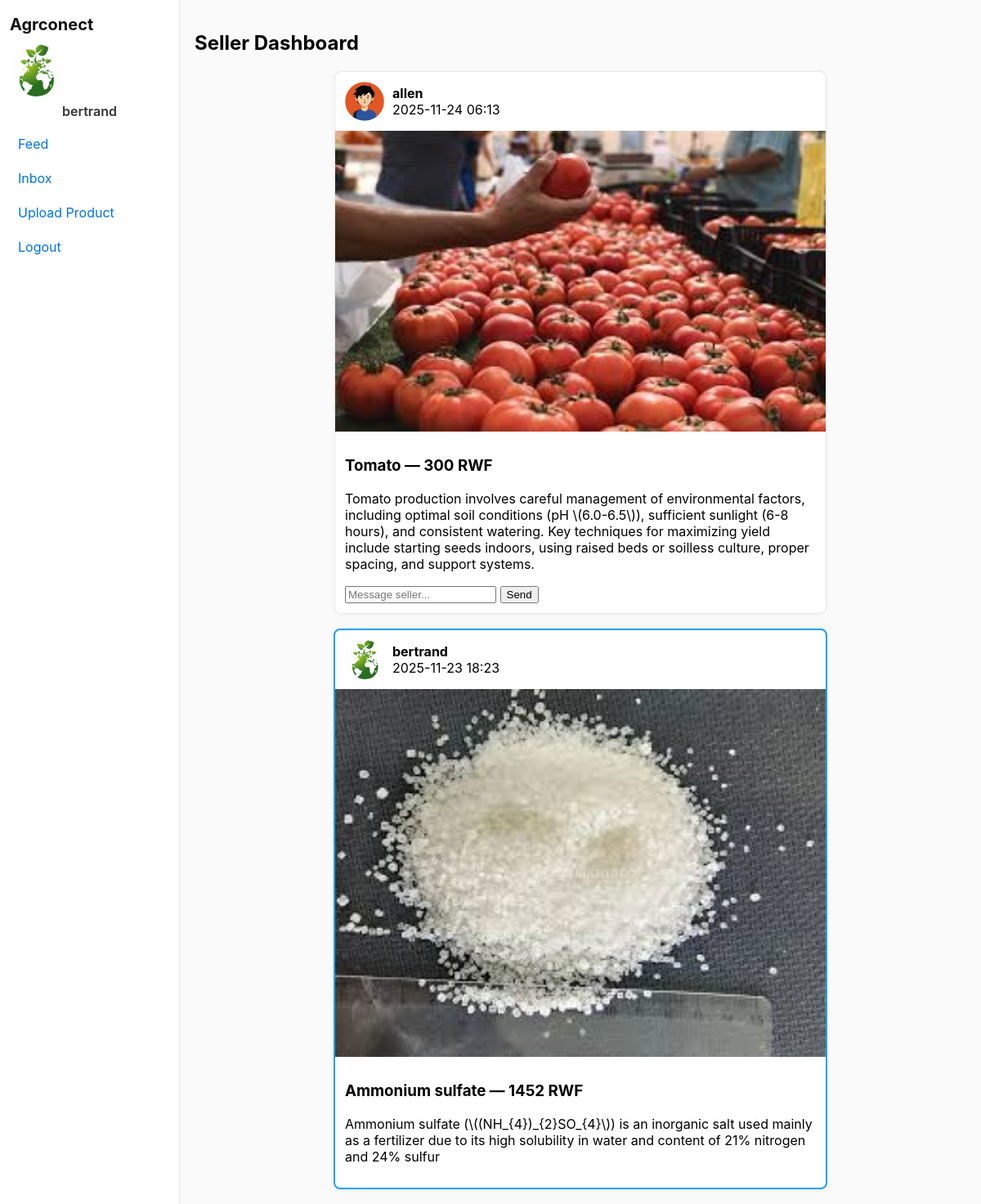
Page /dashboard (signed in) on the committed database.
### app.py (models this page shows, shortened)
class User(db.Model, UserMixin):
    id = db.Column(db.Integer, primary_key=True)
    username = db.Column(db.String(120), nullable=False)
    email = db.Column(db.String(200), unique=True, nullable=False)
    password = db.Column(db.String(255), nullable=False)
    role = db.Column(db.String(20), nullable=False)  # 'seller' | 'customer' | 'admin'
    profile_pic = db.Column(db.String(300), default='default.png')
    created_at = db.Column(db.DateTime, default=datetime.utcnow)  # <-- added
    products = db.relationship('Product', backref='seller', lazy=True)
    comments = db.relationship('Comment', backref='user', lazy=True)
    messages_sent = db.relationship('Message', foreign_keys='Message.sender_id', backref='sender', lazy=True)
    messages_received = db.relationship('Message', foreign_keys='Message.receiver_id', backref='receiver', lazy=True)

class Product(db.Model):
    id = db.Column(db.Integer, primary_key=True)
    title = db.Column(db.String(200), nullable=False)
    description = db.Column(db.Text)
    price_rwf = db.Column(db.Integer, nullable=False)
    image = db.Column(db.String(300), default='default.png')
    seller_id = db.Column(db.Integer, db.ForeignKey('user.id'), nullable=False)
    created_at = db.Column(db.DateTime, default=datetime.utcnow)
    comments = db.relationship('Comment', backref='product', lazy=True)

### app.py (the view, shortened to what this page needs)
@app.route('/dashboard')
@login_required
def dashboard():
    products = Product.query.order_by(Product.created_at.desc()).all()
    if current_user.role == 'seller':
        return render_template('seller_dashboard.html', products=products)

### app.py (called while the page is built)
@app.before_request
def ensure_db():
    if not hasattr(app, 'db_ready'):
        db.create_all()
        admin_email = "ibpro2x@gmail.com"
        admin = User.query.filter_by(email=admin_email).first()
        if not admin:
            admin = User(username="Agrconect Administrator", email=admin_email, role="admin")
            admin.set_password("agrconect.admin")
            db.session.add(admin)
            db.session.commit()
        app.db_ready = True

@login_manager.user_loader
def load_user(user_id):
    return User.query.get(int(user_id))

### templates/seller_dashboard.html (shortened to what this page needs)
{% extends 'base.html' %}
{% block content %}
<h2>Seller Dashboard</h2>
<div class="feed-wrap">
  {% for p in products %}
  <article class="post-card {% if p.seller_id==current_user.id %}own-product{% endif %}">
    <header class="post-header">
      <img class="avatar" src="{{ url_for('uploads', filename=p.seller.profile_pic) }}">
      <div class="post-user">
        <div class="username">{{ p.seller.username }}</div>
        <div class="posted-time">{{ p.created_at.strftime('%Y-%m-%d %H:%M') }}</div>
      </div>
    </header>
    <div class="post-image-wrap"><img class="post-image" src="{{ url_for('uploads', filename=p.image) }}"></div>
    <div class="post-body">
      <h3>{{ p.title }} — {{ p.price_rwf }} RWF</h3>
      <p>{{ p.description }}</p>
      {% if p.seller_id != current_user.id %}
      <form method="POST" action="{{ url_for('send_message', receiver_id=p.seller_id, product_id=p.id) }}">
        <input name="text" placeholder="Message seller..." required>
        <button type="submit">Send</button>
      </form>
      {% endif %}
    </div>
  </article>
  {% endfor %}
</div>
{% endblock %}

### templates/base.html (shortened to what this page needs)
<!doctype html>
<html>
<head>
  <link rel="stylesheet" href="{{ url_for('static', filename='css/style.css') }}">
</head>
<body>
  <div class="app">
    <aside class="sidebar">
      <div class="sidebar-top">
        <a href="{{ url_for('index') }}" class="brand">Agrconect</a>
      </div>
      {% if current_user.is_authenticated %}
      <div class="profile">
        <img src="{{ url_for('uploads', filename=current_user.profile_pic) }}" class="sidebar-avatar">
        <div class="profile-name">{{ current_user.username }}</div>
      </div>
      <nav class="menu">
        <a href="{{ url_for('dashboard') }}">Feed</a>
        <a href="{{ url_for('inbox') }}">Inbox</a>
        {% if current_user.role == 'seller' %}
        <a href="{{ url_for('upload') }}">Upload Product</a>
        {% endif %}
        <a href="{{ url_for('logout') }}">Logout</a>
      </nav>
      {% endif %}
    </aside>
    <main class="main">
      {% block content %}{% endblock %}
    </main>
  </div>
</body>
</html>

### static/css/style.css (style rules this page uses)
body { font-family: -apple-system, BlinkMacSystemFont, "Segoe UI", Roboto, Arial; background:#fafafa; margin:0; }
.app { display:flex; min-height:100vh; }
.sidebar { width:220px; background:#fff; border-right:1px solid #e6e6e6; padding:18px 12px; box-sizing:border-box; }
.brand { font-weight:700; font-size:20px; text-decoration:none; color:#111; display:block; margin-bottom:12px; }
.sidebar-avatar { width:64px; height:64px; border-radius:50%; object-fit:cover; display:block; margin-bottom:8px; }
.profile { text-align:center; margin-bottom:12px; }
.profile-name { font-weight:600; color:#333; }
.menu a { display:block; padding:8px 10px; color:#0073e6; text-decoration:none; border-radius:6px; margin-bottom:6px; }
.main { flex:1; padding:18px; box-sizing:border-box; }
.feed-wrap { display:flex; flex-direction:column; gap:18px; align-items:center; }
.post-card { width:600px; background:#fff; border:1px solid #e6e6e6; border-radius:8px; overflow:hidden; box-shadow:0 2px 6px rgba(0,0,0,0.03); }
.post-header { display:flex; align-items:center; padding:12px; gap:10px; }
.avatar { width:48px; height:48px; border-radius:50%; object-fit:cover; }
.post-user .username { font-weight:700; }
.post-image-wrap { width:100%; max-height:520px; overflow:hidden; background:#000; display:flex; justify-content:center; align-items:center; }
.post-image { width:100%; object-fit:cover; display:block; }
.post-body { padding:12px; }
.post-card.own-product { border:2px solid #1da1f2; }

### rows in the picture
User: profile_pic (picture), username "bertrand"
Product: profile_pic (placeholder picture), seller.username "allen", created_at "2025-11-24 06:13", image (picture), title "Tomato", price_rwf "300", description "Tomato production involves careful management of environmental factors, including optimal soil conditions (pH \\(6.0-6.5\\)), sufficient sunlight (6-8 hours), and consistent watering. Key techniques for maximizing yield include starting seeds indoors, using raised beds or soilless culture, proper spacing, and support systems."
Product: profile_pic (picture), seller.username "bertrand", created_at "2025-11-23 18:23", image (picture), title "Ammonium sulfate", price_rwf "1452", description "Ammonium sulfate (\\((NH_{4})_{2}SO_{4}\\)) is an inorganic salt used mainly as a fertilizer due to its high solubility in water and content of 21% nitrogen and 24% sulfur"
